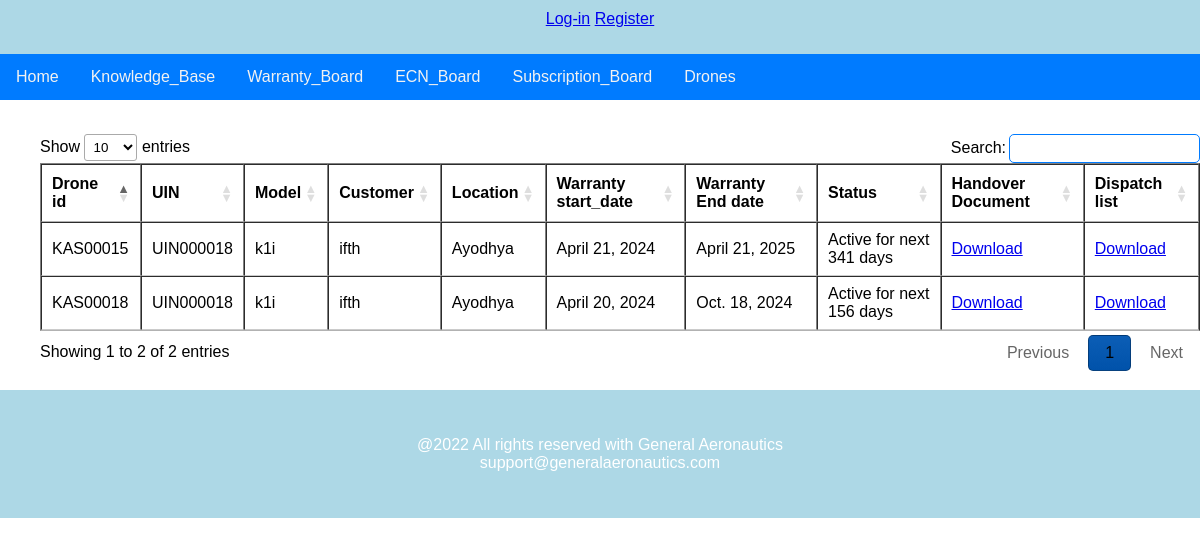
Page /warranty_data/ on the committed database.
### main/models.py (models this page shows, shortened)
class Warranty(models.Model):
    id = models.AutoField(primary_key=True)
    Warranty_type = models.CharField(max_length=20, choices=type_warranty, default=1)
    primary_owner = models.ForeignKey(Customer, on_delete=models.CASCADE)
    secondry_owner = models.ForeignKey(AllocatedCustomer, on_delete=models.CASCADE)
    product = models.ForeignKey(Product, on_delete=models.CASCADE)
    product_model = models.ForeignKey(ProductModel, on_delete=models.CASCADE)
    drone = models.ForeignKey(Drone, on_delete=models.CASCADE)
    uin = models.CharField(max_length=20)
    city = models.CharField(max_length=20)
    dispatch_date = models.DateField()
    delivery_date = models.DateField()
    start_date = models.DateField()
    end_date = models.DateField()
    dispatch_list = models.FileField(upload_to='documents/dispatch/')
    handover_doc = models.FileField(upload_to='documents/handover/')
    created_on = models.DateField(auto_now_add=True)

class Drone(models.Model):
    id = models.AutoField(primary_key=True)
    Drone_id = models.CharField(max_length=20, unique=True)
    UIN = models.CharField(max_length=20, unique=True)
    drone_type = models.CharField(max_length=20, choices=type_drone, default=1)
    AVB = models.CharField(max_length=20)
    Timble_module = models.CharField(max_length=20)
    Subscription_date = models.DateField()
    Subscription_end_date = models.DateField()
    created_on = models.DateField(auto_now_add=True)
    def __str__(self):
        return self.Drone_id

class ProductModel(models.Model):
    id = models.AutoField(primary_key=True)
    model_name = models.CharField(max_length=100)
    product = models.ForeignKey(Product, on_delete=models.CASCADE)
    image = models.ImageField(upload_to='image/productmodel/', height_field=None, width_field=None,
                              max_length=100)
    spec = models.FileField(upload_to='documents/productmodel/')
    description = models.TextField()
    created_on = models.DateField(auto_now=True)
    def __str__(self):
        return self.model_name

class AllocatedCustomer(models.Model):
    id = models.AutoField(primary_key=True)
    primary_customer = models.ForeignKey(Customer, on_delete=models.CASCADE)
    AllocatedCustomer_name = models.CharField(max_length=20)
    AllocatedCustomer_country = models.ForeignKey(Country, on_delete=models.CASCADE)
    AllocatedCustomer_state = models.ForeignKey(State, on_delete=models.CASCADE)
    AllocatedCustomer_district = models.ForeignKey(District, on_delete=models.CASCADE)
    AllocatedCustomer_city = models.CharField(max_length=20)
    AllocatedCustomer_address = models.CharField(max_length=100)
    AllocatedCustomer_pincode = models.IntegerField()
    AllocatedCustomer_contact = models.CharField(max_length=20)
    AllocatedCustomer_email = models.EmailField(max_length=100)
    AllocatedCustomer_Escalation_contact = models.CharField(max_length=20)
    AllocatedCustomer_Escalation_email = models.EmailField(max_length=100)
    def __str__(self):
        return str(self.AllocatedCustomer_name)

### main/views.py (the view)
# urls.py: path('warranty_data/', views.Warranty_data, name='warranty_data'),
def Warranty_data(request):
    warranties = Warranty.objects.all()
    today = datetime.now().date()  # Get today's date
    for warranty in warranties:
        if warranty.end_date < today:
            warranty.status = 'Expired'
        else:
            days_remaining = (warranty.end_date - today).days
            warranty.status = f'Active for next {days_remaining} days'
    return render(request, 'warranty_data.html', {'warranties': warranties, 'today': today})

### static/templates/warranty_data.html (shortened to what this page needs)
{% include 'nav.html' %}
<!DOCTYPE html>
<html>
<head>
<link rel="stylesheet" type="text/css" href="https://cdn.datatables.net/1.11.5/css/jquery.dataTables.css">
</head>
<body>
<br>
<div class="row">
{% block content %}
    <ul>
        <table id="warranties-table" style="width:100%" border="1px solid black" border-collapse="collapse">
        <thead>
            <tr>
                <th>Drone id</th>
                <th>UIN</th>
                <th>Model</th>
                <th>Customer</th>
                <th>Location</th>
                <th>Warranty start_date</th>
                <th>Warranty End date</th>
                <th>Status</th>
                <th>Handover Document</th>
                <th>Dispatch list</th>
            </tr>
        </thead>
            {% for warranty in warranties %}
            <tr>
             <td>{{ warranty.drone }}</td>
             <td>{{ warranty.uin }}</td>
             <td>{{ warranty.product_model }}</td>
             <td>{{ warranty.secondry_owner }}</td>
             <td>{{ warranty.city }}</td>
             <td>{{ warranty.start_date }}</td>
             <td>{{ warranty.end_date }}</td>
                <td>{{ warranty.status }}</td>
             <td><a href="{% url 'authapp:download_handover_doc' warranty.id %}">Download</a></td>
             <td><a href="{% url 'authapp:download_dispatch_list' warranty.id %}">Download</a></td>
            </tr>
            {% endfor %}
        </table>
    </ul>
{% endblock %}
    {% include 'footer.html' %}
</body>
</html>

### static/templates/nav.html (style rules this page uses)
body { margin: 0; font-size: 16px; font-family: Arial, Helvetica, sans-serif; }

### static/templates/warranty_data.html (style rules this page uses)
html { box-sizing: border-box; }
*, *:before, *:after { box-sizing: inherit; }
.container::after, .row::after { content: ""; clear: both; display: table; }

### rows in the picture
Warranty: drone "KAS00018", uin "UIN000018", product_model "k1i", secondry_owner "ifth", city "Ayodhya", start_date "April 20, 2024", end_date "Oct. 18, 2024", status "Active for next 156 days"
Warranty: drone "KAS00015", uin "UIN000018", product_model "k1i", secondry_owner "ifth", city "Ayodhya", start_date "April 21, 2024", end_date "April 21, 2025", status "Active for next 341 days"
